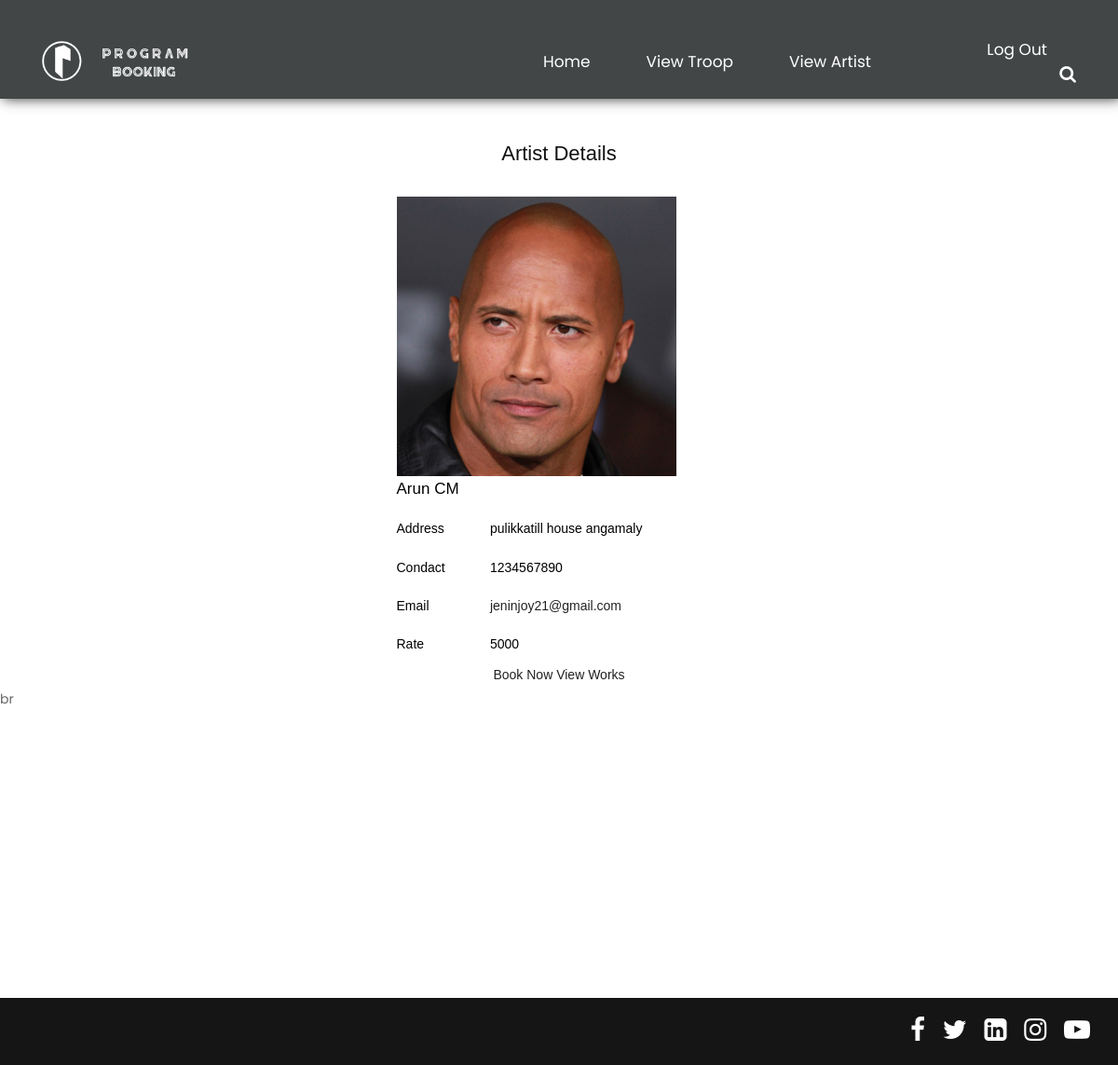
/Program-Booking/User/ArtistDetails.php?artistid=1 (signed in), run on the app's committed database.
### tables this page shows
CREATE TABLE `tbl_artist` (
  `artist_id` int(50) NOT NULL auto_increment,
  `artist_name` varchar(50) NOT NULL,
  `artist_condact` varchar(10) NOT NULL,
  `artist_email` varchar(50) NOT NULL,
  `artist_gender` varchar(50) NOT NULL,
  `artist_dob` date NOT NULL,
  `artist_image` varchar(50) NOT NULL,
  `place_id` int(50) NOT NULL,
  `artist_username` varchar(50) NOT NULL,
  `artist_password` varchar(50) NOT NULL,
  `artist_repassword` varchar(50) NOT NULL,
  `artisttype_id` int(50) NOT NULL,
  `artist_address` varchar(50) NOT NULL,
  `artist_rate` varchar(50) NOT NULL,
  `artist_status` int(11) NOT NULL,
  PRIMARY KEY  (`artist_id`)
);

### Program-Booking/User/ArtistDetails.php (the view, shortened to what this page needs)
<!DOCTYPE html PUBLIC "-//W3C//DTD XHTML 1.0 Transitional//EN" "http://www.w3.org/TR/xhtml1/DTD/xhtml1-transitional.dtd">
<html xmlns="http://www.w3.org/1999/xhtml">
<head>
</head>
<div class="main_form" id="tab"  align="center">
<br><br><br><br><br><br>
<h2>Artist Details</h2>
<br>
<body>
<form id="request" name="form1" method="post" action="">
  <?php
	$sel="select * from tbl_artist where artist_id='".$_GET['artistid']."'";
	$data=mysql_query($sel);
	$row=mysql_fetch_array($data);
	?>
  <table width="365">
    <tr>
      <td colspan="2"><img src="../Artist/Images/<?php echo $row['artist_image']?>" height="200" width="300" />
      <p><?php echo $row["artist_name"] ?></p></td>
    </tr>
    <tr>
      <td>Address</td>
      <td><?php echo $row["artist_address"] ?></td>
    </tr>
    <tr>
      <td>Condact </td>
      <td><?php echo $row["artist_condact"] ?></td>
    </tr>
    <tr>
      <td>Email</td>
      <td><a href="mailto:<?php echo $row["artist_email"] ?>"><?php echo $row["artist_email"] ?></td>
    </tr>
    <tr>
        <td>Rate</td>
        <td><?php echo $row["artist_rate"] ?></td>
    </tr>
  </table>
  <a href="ArtistBooking.php?artistid=<?php echo $row["artist_id"] ?>&artistrate=<?php echo $row["artist_rate"] ?> ">Book Now</a>	<a href="ViewArtistWork.php?artistid=<?php echo $row["artist_id"] ?>">View Works</a>
</form>
</body>
</div>br
<br><br><br><br><br><br><br><br><br><br>
</html>

### Program-Booking/User/Template/css/style.css (style rules this page uses)
body { color: #666666; font-size: 14px; font-family: 'Poppins', sans-serif; line-height: 1.80857; font-weight: normal; }
a { color: #1f1f1f; text-decoration: none !important; outline: none !important; -webkit-transition: all .3s ease-in-out; -moz-transition: all .3s ease-in-out; -ms-transition: all .3s ease-in-out; -o-transition: all .3s ease-in-out; transition: all .3s ease-in-out; }
h1, h2, h3, h4, h5, h6 { letter-spacing: 0; font-weight: normal; position: relative; padding: 0; font-weight: normal; line-height: normal; color: #111111; margin: 0 }
h2 { font-size: 22px }
*, *::after, *::before { -webkit-box-sizing: border-box; -moz-box-sizing: border-box; box-sizing: border-box; }
p { margin: 0px; padding: 0; font-weight: 400; font-size: 17px; line-height: 28px; }
a { color: #222222; text-decoration: none; outline: none !important; }
a, .btn { text-decoration: none !important; outline: none !important; -webkit-transition: all .3s ease-in-out; -moz-transition: all .3s ease-in-out; -ms-transition: all .3s ease-in-out; -o-transition: all .3s ease-in-out; transition: all .3s ease-in-out; }
img { max-width: 100%; height: auto; }
#request *::placeholder { color: #888888; opacity: 1; }

### Program-Booking/User/Template/form.css (style rules this page uses)
#tab { font-family: "Trebuchet MS", Arial, Helvetica, sans-serif; border-collapse: collapse; width: 100%; }
#tab td, #tab th { padding: 8px; color: #000; }

### data on the page
tbl_artist: artist_image (picture), artist_name "Arun CM", artist_address "pulikkatill house angamaly", artist_condact "1234567890", artist_email "jeninjoy21@gmail.com", artist_rate "5000"
